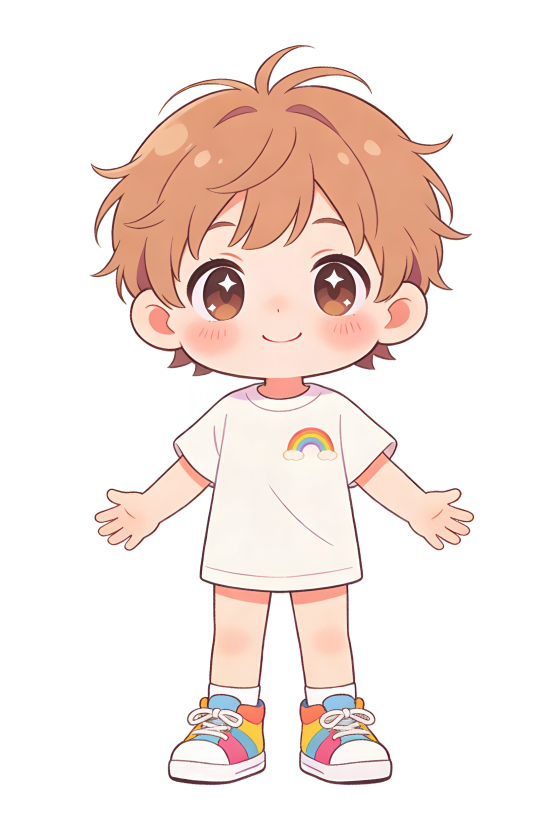
#> input picture client/dist/卡通数字人.png, 1672 x 2508 px, found by its file name (shown at 1/3 size)
$ python compress_images.py
#> lines starting #> are read from the running program, lines starting #| are printed output that depends on the picture
"""
压缩图片脚本 - 优化卡通数字人等大图图片
"""
import os
import sys
from PIL import Image

# 图片目录
public_dir = os.path.join(os.path.dirname(__file__), 'public')

# 需要压缩的图片及其目标尺寸
images_to_compress = {
    '卡通数字人.png': (400, 400),      # 2.6MB -> 目标压缩到 200KB 以内
    '卡通数字人 2.png': (400, 400),    # 3.4MB -> 目标压缩到 200KB 以内
    'home-bg.png': (800, 800),         # 3.9MB -> 压缩背景
    'login-bg.png': (800, 800),        # 3.5MB -> 压缩背景
    '草地.png': (800, 400),            # 5.2MB -> 压缩
    '彩虹 3.png': (400, 400),          # 2.4MB -> 压缩
    '游乐场入口.png': (400, 400),      # 3.8MB -> 压缩
    'icon.png': (512, 512),            # 3.6MB -> 压缩
}

def compress_image(image_path, target_size):
    """压缩单张图片"""
#> called with image_path = 'client/public/卡通数字人.png', target_size = (400, 400)
    if not os.path.exists(image_path):
        print(f"File not found: {image_path}")
        return

    # 获取原始大小
    original_size = os.path.getsize(image_path) / (1024 * 1024)  # MB

    with Image.open(image_path) as img:
        # 转换为 RGBA（保留透明通道）
#> img is the input picture: PIL image 1672x2508 RGBA; mean R, G, B, A 82.2, 68.7, 63.1, 82.3
        if img.mode != 'RGBA':
            img = img.convert('RGBA')

        # 调整尺寸
        img.thumbnail(target_size, Image.Resampling.LANCZOS)
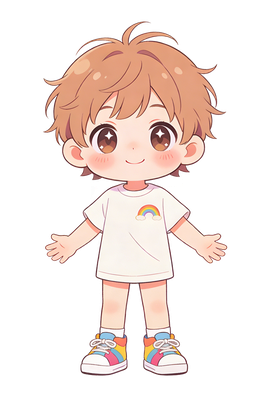
#> img: PIL image 267x400 RGBA; mean R, G, B, A 81.5, 67.4, 61.9, 82.3; transparent parts drawn white
#> pass 3 of the loop in main, `for filename, size in images_to_compress.items():`:
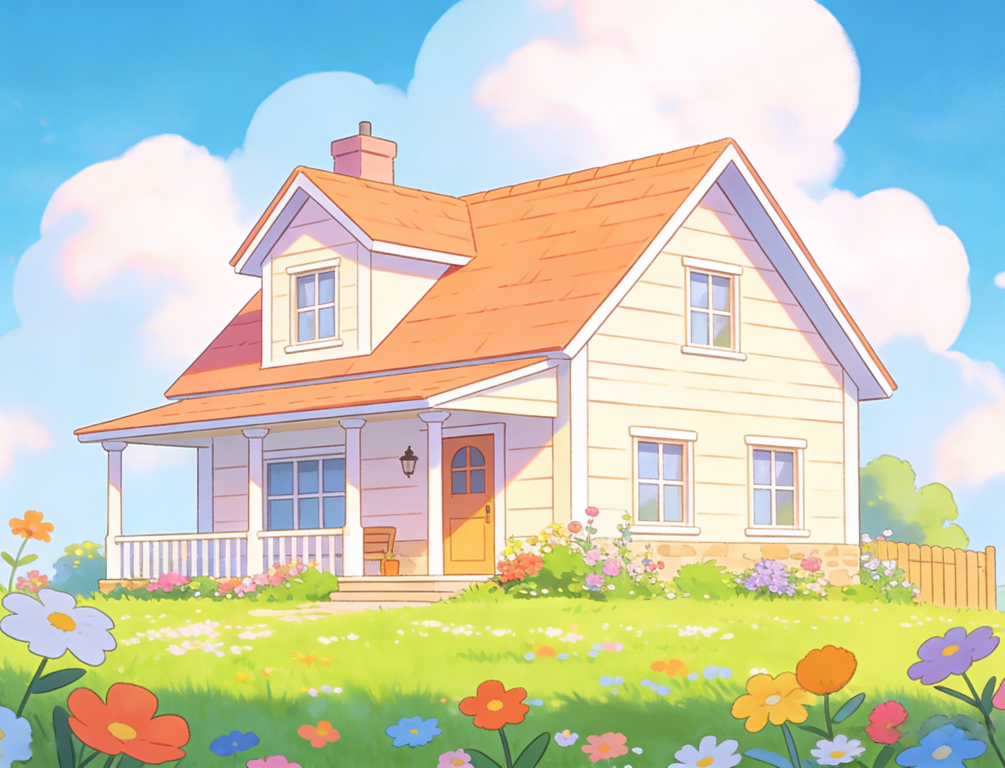
#> input picture client/public/home-bg.png, 2009 x 1535 px (shown at 1/2 size)
#> in compress_image, img is the input picture: PIL image 2009x1535 RGBA; mean R, G, B, A 199.8, 205.1, 186.3, 255
#> in compress_image (call 3), `img.thumbnail(target_size, Image.Resampling.LANCZOS)`:
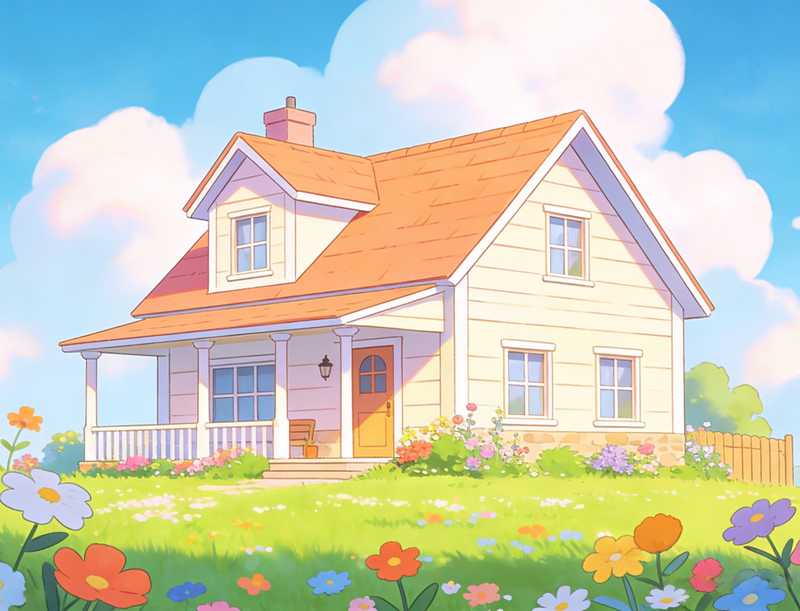
#> img: PIL image 800x611 RGBA; mean R, G, B, A 199.8, 205.1, 186.3, 255
#> the loop made 8 passes; the first 3 are shown

        # 保存压缩后的图片
        img.save(image_path, 'PNG', optimize=True, compress_level=9)

    # 获取压缩后大小
    compressed_size = os.path.getsize(image_path) / (1024 * 1024)  # MB
    reduction = (1 - compressed_size / original_size) * 100

    print(f"OK: {os.path.basename(image_path)}: {original_size:.2f}MB -> {compressed_size:.2f}MB (reduced {reduction:.1f}%)")

def main():
    print("Starting image compression...\n")

    for filename, size in images_to_compress.items():
        image_path = os.path.join(public_dir, filename)
        compress_image(image_path, size)

    print("\nImage compression completed!")

if __name__ == '__main__':
    main()
